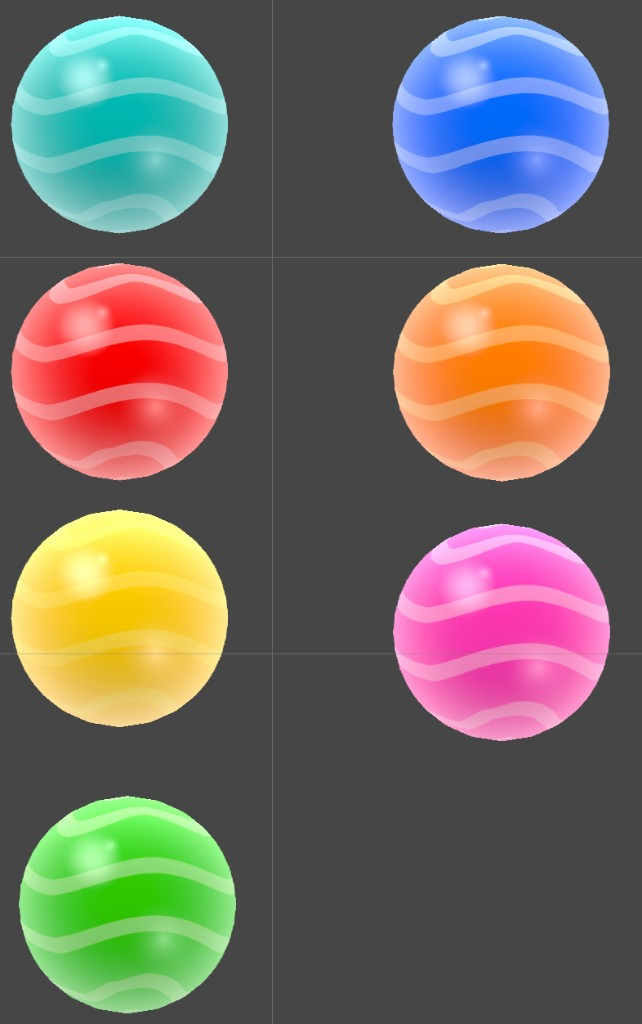
#> input picture tools/source/candy-sheet.png, 642 x 1024 px
$ python -i build_assets.py   (imports and definitions only)
#> lines starting #> are read from the running program, lines starting #| are printed output that depends on the picture
#!/usr/bin/env python3
"""Derive the website's image set from the Unity project's source art.

Run from anywhere:  python3 tools/build_assets.py

The art lives in the Unity repository, which is checked out separately. This
looks for it beside this repository; set UNITY_PROJECT to point somewhere else.

Content images are emitted as WebP only, which every browser we target supports
and which keeps the repo an order of magnitude smaller than PNG. PNG survives
only where a platform demands it: favicons, the Apple touch icon and the PWA
manifest icons. The Open Graph card is additionally written as JPEG because some
social scrapers still refuse WebP.

The Monster Trip logo is the flattened lockup at tools/source/logo-monster-trip.png.
Do not rebuild it from the in-game celebration sprites: those still spell SORT.
"""

from __future__ import annotations

import os
import sys
from pathlib import Path

try:
    from PIL import Image, ImageDraw, ImageFilter
except ImportError:  # pragma: no cover
    sys.exit("Pillow is required:  python3 -m pip install Pillow")

SITE = Path(__file__).resolve().parents[1]
OUT = SITE / "assets" / "img"

def _unity_project() -> Path:
    """Locate the game checkout: an explicit override, else a sibling directory."""
    override = os.environ.get("UNITY_PROJECT")
    if override:
        return Path(override).expanduser()
    for name in ("MonsterSort", "Factory of Monsters"):
        candidate = SITE.parent / name
        if candidate.is_dir():
            return candidate
    return SITE.parent / "MonsterSort"


UNITY = _unity_project()
ASSETS = UNITY / "Assets"
SRC = ASSETS / "_Project" / "Art" / "Sprites"

WEBP_QUALITY = 82

# Brand palette, mirrored from Assets/_Project/ScriptableObjects/Settings/UiTheme.asset
INK = (18, 15, 31)
DEEP_PURPLE = (52, 0, 79)

# Lockup geometry copied from WinCelebrationLayout.cs. Unity draws each piece with
# preserveAspect inside these rects, so `fit_rect` below matches that behaviour.
PLAKA_RECT = (850, 547)
MONSTER_RECT = (750, 280)
SORT_RECT = (617, 256)
MONSTER_CENTRE = (0, 112)
SORT_CENTRE = (0, -72)
MONSTER_STRETCH_X = 1.04

# The candy set is drawn at runtime in game, so there is no per-colour sprite to
# read. This reference sheet is the design as approved; replace it if the art
# changes. Layout is (column, row) in a 2x4 grid, top-left first.
CANDY_SHEET = SITE / "tools" / "source" / "candy-sheet.png"
CANDY_SHEET_BG = (70, 70, 70)
CANDY_GRID = (2, 4)
CANDY_LAYOUT = {
    "teal": (0, 0),
    "blue": (1, 0),
    "red": (0, 1),
    "orange": (1, 1),
    "yellow": (0, 2),
    "pink": (1, 2),
    "green": (0, 3),
}
# Editor gridlines sit about this far above the backdrop in brightness.
GRIDLINE_LIFT = 26


# [19 lines left out: functions load, fit, fit_rect, not called in this run]


def trim(img: Image.Image, threshold: int = 8) -> Image.Image:
    """Crop fully transparent margins so layout sizing is predictable."""
    alpha = img.getchannel("A")
    box = alpha.point(lambda v: 255 if v > threshold else 0).getbbox()
    return img.crop(box) if box else img


# [4 lines left out: function flatten, not called in this run]


def paste_centre(canvas: Image.Image, img: Image.Image, centre: tuple[float, float]) -> None:
    canvas.alpha_composite(img, (round(centre[0] - img.width / 2), round(centre[1] - img.height / 2)))


# [10 lines left out: functions emit_alpha, emit_flat, not called in this run]


def cut_candies(sheet: Path) -> dict[str, Image.Image]:
    """Lift each candy off the flat backdrop of the reference sheet.

    The sheet is a screen grab laid out as a 2x4 grid, so the backdrop is one
    neutral grey crossed by faint editor gridlines. Keying on plain colour
    distance keeps those lines; keying on chroma drops them, because the lines
    are neutral and the candy is not. Specular highlights are neutral too, hence
    the brightness term alongside it.
    """
#> called with sheet = 'source/candy-sheet.png'
    image = Image.open(sheet).convert("RGB")
#> image is the input picture: PIL image 642x1024 RGB; mean R, G, B 115.2, 107.1, 99.5
    pixels = image.load()
    width, height = image.size
#> width = 642; height = 1024
    cell_w, cell_h = width // CANDY_GRID[0], height // CANDY_GRID[1]
#> cell_w = 321; cell_h = 256
    grey = sum(CANDY_SHEET_BG) / 3

    def signal(x: int, y: int) -> float:
        r, g, b = pixels[x, y]
        chroma = max(r, g, b) - min(r, g, b)
        return max(chroma, (r + g + b) / 3 - grey - GRIDLINE_LIFT)

    out: dict[str, Image.Image] = {}
    for name, (col, row) in CANDY_LAYOUT.items():
        x0, y0 = col * cell_w, row * cell_h
#> x0 = 0; y0 = 0
        solid = {
            (x, y)
            for y in range(y0, y0 + cell_h)
            for x in range(x0, x0 + cell_w)
            if signal(x, y) > 18
        }
#> in signal, `r, g, b = pixels[x, y]`: r = 70
#> in signal, `chroma = max(r, g, b) - min(r, g, b)`: chroma = 0
#> solid = 37280 items
        blob = largest_region(solid, (x0 + cell_w // 2, y0 + cell_h // 2))
#> blob = 37280 items

        mask = Image.new("L", (cell_w, cell_h), 0)
#> mask: PIL image 321x256 L; every value is 0
        mask_px = mask.load()
        for x, y in blob:
            mask_px[x - x0, y - y0] = 255
#> this loop made 37280 passes
#> (x, y) on passes 1 to 3: (165, 216), (113, 26), (16, 93)
        # Pull the edge in before feathering it: the outermost pixels are part
        # candy and part backdrop, and keeping them leaves a dark speckled rim.
        mask = mask.filter(ImageFilter.MinFilter(5)).filter(ImageFilter.GaussianBlur(1.2))
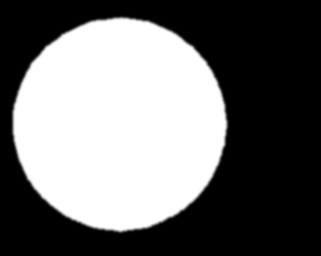
#> mask: PIL image 321x256 L; min 0, max 255, mean 110.3

        # A gridline crossing a candy survives the key, because inside the blob
        # it is just a lighter pixel. It is never more than two pixels wide, and
        # the artwork is smooth, so a small median erases it without a trace.
        candy = image.crop((x0, y0, x0 + cell_w, y0 + cell_h)).filter(ImageFilter.MedianFilter(5))
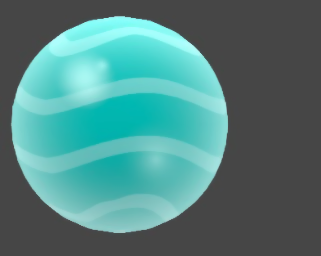
#> candy: PIL image 321x256 RGB; mean R, G, B 81, 129.5, 127.2
        candy = candy.convert("RGBA")
#> candy: PIL image 321x256 RGBA
        candy.putalpha(mask)
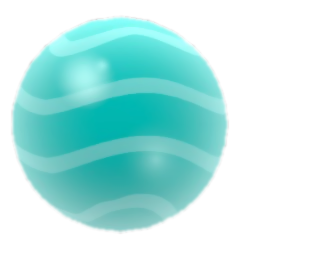
#> candy: PIL image 321x256 RGBA; mean R, G, B, A 81, 129.5, 127.2, 110.3; transparent parts drawn white
        out[name] = trim(candy)
#> in trim, `box = alpha.point(lambda v: 255 if v > threshold else 0).getbbox()`: box = (11, 15, 229, 234)
#> in trim, `return img.crop(box) if box else img`:
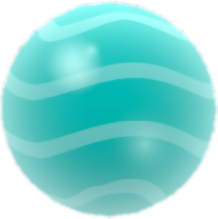
#> returned value: PIL image 218x219 RGBA; mean R, G, B, A 88.9, 172.4, 168.5, 189.8; transparent parts drawn white
    return out


def largest_region(points: set[tuple[int, int]], seed: tuple[int, int]) -> set[tuple[int, int]]:
    """Flood the region containing (or nearest to) `seed`, ignoring stray specks."""
    if not points:
        return set()
    if seed not in points:
        seed = min(points, key=lambda p: (p[0] - seed[0]) ** 2 + (p[1] - seed[1]) ** 2)

    region = {seed}
    stack = [seed]
    while stack:
        x, y = stack.pop()
        for neighbour in ((x + 1, y), (x - 1, y), (x, y + 1), (x, y - 1)):
            if neighbour in points and neighbour not in region:
                region.add(neighbour)
                stack.append(neighbour)
    return region


# [130 lines left out: functions lockup, radial_backdrop, social_card, icons, main, not called in this run]


# [2 lines not run here, left out]

>>> result = cut_candies('source/candy-sheet.png')
#> result = 7 items
